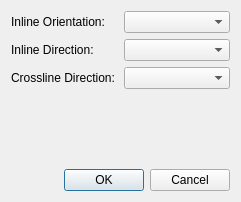
<?xml version="1.0" encoding="UTF-8"?>
<ui version="4.0">
 <class>OrientationDialog</class>
 <widget class="QDialog" name="OrientationDialog">
  <property name="geometry">
   <rect>
    <x>0</x>
    <y>0</y>
    <width>241</width>
    <height>202</height>
   </rect>
  </property>
  <property name="windowTitle">
   <string>Axis Orientation</string>
  </property>
  <property name="windowIcon">
   <iconset resource="../ProjectViewer/icons.qrc">
    <normaloff>:/icons/images/logo_fs_64x64.png</normaloff>:/icons/images/logo_fs_64x64.png</iconset>
  </property>
  <layout class="QVBoxLayout" name="verticalLayout">
   <item>
    <layout class="QGridLayout" name="gridLayout">
     <item row="2" column="1">
      <widget class="QComboBox" name="cbCrosslineDirection"/>
     </item>
     <item row="2" column="0">
      <widget class="QLabel" name="label_3">
       <property name="text">
        <string>Crossline Direction:</string>
       </property>
      </widget>
     </item>
     <item row="0" column="0">
      <widget class="QLabel" name="label">
       <property name="text">
        <string>Inline Orientation:</string>
       </property>
      </widget>
     </item>
     <item row="0" column="1">
      <widget class="QComboBox" name="cbInlineOrientation"/>
     </item>
     <item row="1" column="0">
      <widget class="QLabel" name="label_2">
       <property name="text">
        <string>Inline Direction:</string>
       </property>
      </widget>
     </item>
     <item row="1" column="1">
      <widget class="QComboBox" name="cbInlineDirection"/>
     </item>
    </layout>
   </item>
   <item>
    <spacer name="verticalSpacer">
     <property name="orientation">
      <enum>Qt::Vertical</enum>
     </property>
     <property name="sizeHint" stdset="0">
      <size>
       <width>20</width>
       <height>40</height>
      </size>
     </property>
    </spacer>
   </item>
   <item>
    <widget class="QDialogButtonBox" name="buttonBox">
     <property name="standardButtons">
      <set>QDialogButtonBox::Cancel|QDialogButtonBox::Ok</set>
     </property>
    </widget>
   </item>
  </layout>
 </widget>
 <resources>
  <include location="../ProjectViewer/icons.qrc"/>
 </resources>
 <connections>
  <connection>
   <sender>buttonBox</sender>
   <signal>accepted()</signal>
   <receiver>OrientationDialog</receiver>
   <slot>accept()</slot>
   <hints>
    <hint type="sourcelabel">
     <x>120</x>
     <y>178</y>
    </hint>
    <hint type="destinationlabel">
     <x>120</x>
     <y>100</y>
    </hint>
   </hints>
  </connection>
  <connection>
   <sender>buttonBox</sender>
   <signal>rejected()</signal>
   <receiver>OrientationDialog</receiver>
   <slot>reject()</slot>
   <hints>
    <hint type="sourcelabel">
     <x>120</x>
     <y>178</y>
    </hint>
    <hint type="destinationlabel">
     <x>120</x>
     <y>100</y>
    </hint>
   </hints>
  </connection>
 </connections>
</ui>
